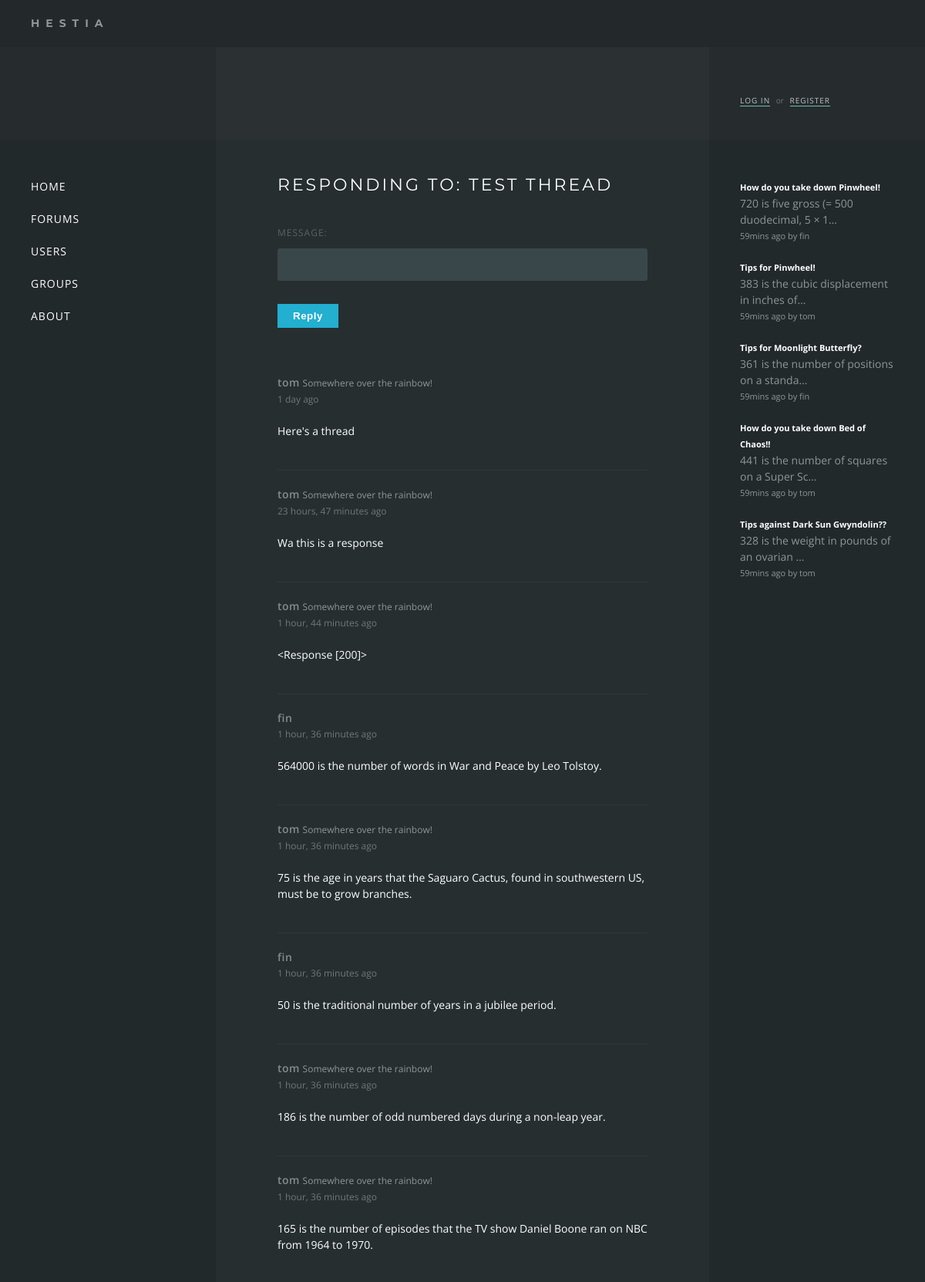
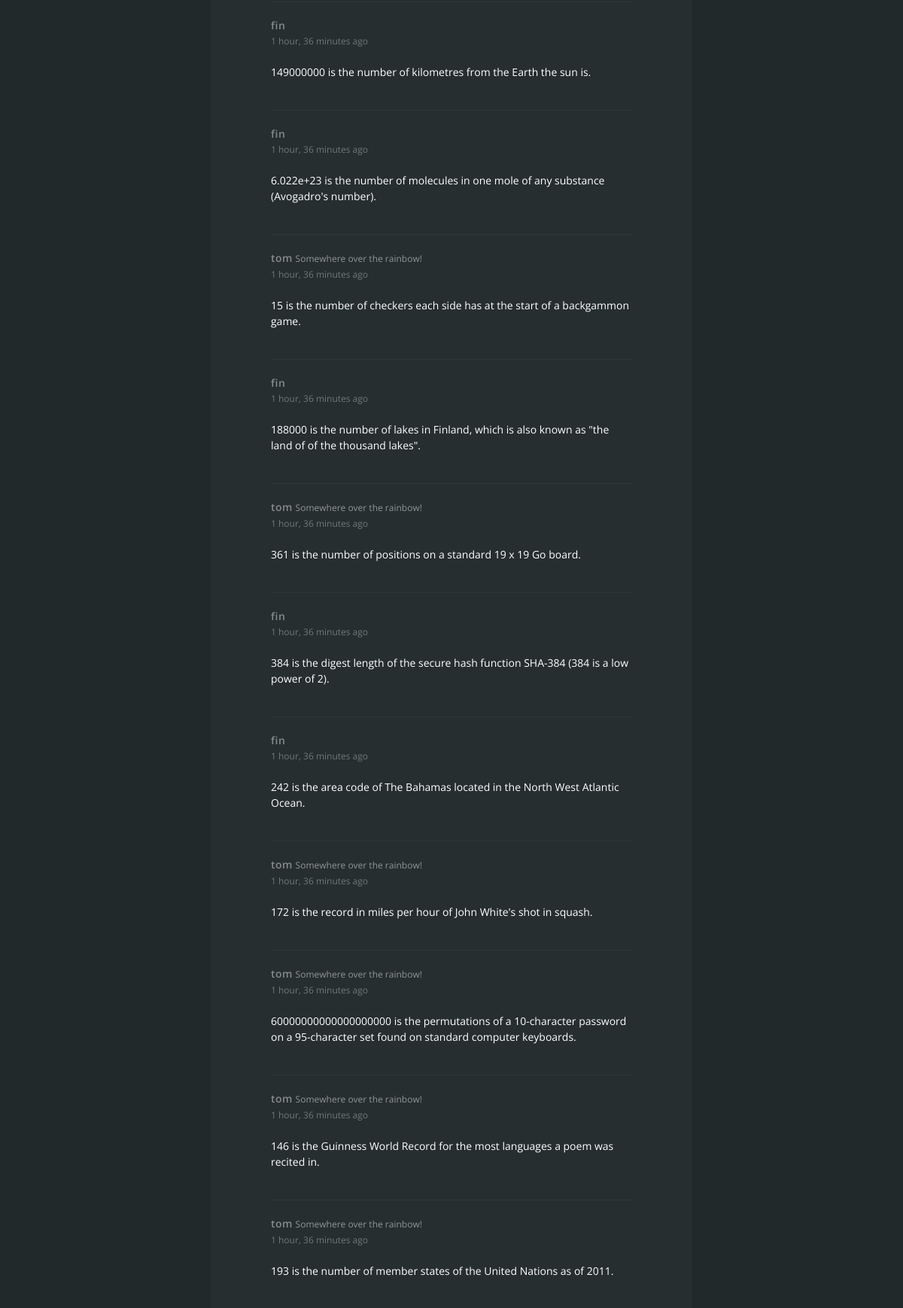
Page /forums/14/respond/ (upper part) on the committed database (2 pictures, top to bottom).
### forums/models.py (models this page shows, shortened)
class Thread(models.Model):
    title = models.CharField(max_length=200)
    message = models.CharField(max_length=200)
    posted = models.DateTimeField('date posted')
    poster = models.ForeignKey(settings.AUTH_USER_MODEL, null=True)
    def was_posted_recently(self):
    	now = timezone.now()
    	return now - datetime.timedelta(days=1) <= self.posted <= now
    was_posted_recently.posted  = True
    was_posted_recently.boolean = True
    was_posted_recently.short_description = 'Published recently?'

class Response(models.Model):
    thread = models.ForeignKey(Thread, on_delete=models.CASCADE)
    poster = models.ForeignKey(settings.AUTH_USER_MODEL)
    message = models.CharField(max_length=200)
    posted = models.DateTimeField('date posted')

### users/models.py (models this page shows, shortened)
class Profile(models.Model):
    user = models.OneToOneField(User)
    location = models.CharField(max_length=140, blank=True)
    description = models.CharField(max_length=255, blank=True)
    icon = models.ImageField(upload_to='static/icons', default='static/icons/aurora.png')

### forums/views.py (the view)
# urls.py: url(r'^(?P<thread_id>[0-9]+)/respond/$', views.respond, name='respond'),
def respond(request, thread_id):
    thread = get_object_or_404(Thread, pk=thread_id)
    if request.method == "POST":
        form = ResponseForm(request.POST, request.FILES)
        if form.is_valid():
            if request.user.is_authenticated():
                user = request.user
            response = thread.response_set.create(message = request.POST.get('message'), posted = datetime.now(), poster = user)
            response.save()
            return HttpResponseRedirect('/forums/' + thread_id)
        else:
            return render(request, 'forums/respond.html', {'thread':thread, 'form': form})
    else:
        form = ResponseForm()
        return render(request, 'forums/respond.html', {'thread':thread, 'form': form})

### forums/forms.py
class ResponseForm(forms.Form):
    message = forms.CharField(min_length=10)

### forums/templates/forums/respond.html (shortened to what this page needs)
{% extends "base.html" %}
{% block content %}
<div class="thread">
	<h1>{% block title %}Responding to: {{ thread.title }}{% endblock %}</h1>
	<div class="respond">
		<form action="/forums/{{ thread.id }}/respond/" method="post" novalidate>
		{{ form }}
		<button type="submit" class="button button-primary">Reply</button>
		</form>
	</div>
	<div class="first">
		<div class="poster">
			<div class="name">{{ thread.poster }}</div>
			<div class="location">{{ thread.poster.profile.location }}</div>
		</div>
		<div class="time">{{ thread.posted|timesince }} ago</div>
		<div class="post">{{ thread.message }}</div>
	</div>
	<div class="responses">
		{% for response in thread.response_set.all %}
		<div class="response">
			<div class="poster">
				<div class="name">{{ response.poster }}</div>
				<div class="location">{{ response.poster.profile.location }}</div>
			</div>
			<div class="time">{{ response.posted|timesince }} ago</div>
			<div class="post">{{ response.message }}</div>
		</div>
		{% endfor %}
	</div>
</div>
{% endblock %}

### templates/base.html (shortened to what this page needs)
{% load static %}
{% load timesinceshort %}
<!DOCTYPE html>
<html>
<head>
	<link rel="stylesheet" type="text/css" href="{% static 'forums/style.css' %}" />
</head>
<body>
<div class="wrapper">
	<div class="header"><div class="title">Hestia</div></div>
	<div class="hero">
		<div class="box sidebar">
		</div>
		<div class="box content">
		</div>
		<div class="box sidebar auth">
		{% if user.is_authenticated %}
			<div class="name">Hello, <a href="/users/profile/{{ user.username }}">{{ user.username }}</a></div>
			<a href="/users/logout">Log out</a>
		{% else %}
			<a href="/users/login">Log in</a> <span>or</span> <a href="/users/register">Register</a>
		{% endif %}
		</div>
	</div>
	<div class="main">
		<div class="box sidebar">
			<nav>
			<ul>
			<li><a href="/">Home</a></li>
			<li><a href="/forums">Forums</a></li>
			<li><a href="/users">Users</a></li>
			<li><a href="/groups">Groups</a></li>
			<li><a href="/about">About</a></li>
			</ul>
			</nav>
		</div>
		<div class="box content">
			{% block content %}{% endblock %}
		</div>
		<div class="box sidebar">
			<div class="recent-responses">
				{% for recent_response in request.recent_responses %}
				<div class="response">
					<a href="/forums/{{ recent_response.thread.id }}">
						<div class="text-small"><b>{{ recent_response.thread.title }}</b></div>
						{{ recent_response.message|truncatechars:43 }}
						<div class="text-small">{{ recent_response.posted|timesinceshort }} ago by {{ recent_response.poster.username }}</div>
					</a>
				</div>
				{% endfor %}
			</div>
		</div>
	</div>
</div>
</body>
</html>

### forums/static/forums/style.css (style rules this page uses)
* { margin:0; padding:0; }
html, body { height: 100%; }
body { font-family: 'Open Sans', sans-serif; background: #2F3838; color: #909696; font-size: 14px; line-height: 1.5em; }
a { color: #909696; }
h1 { color: #FFF; font-family: 'Montserrat', sans-serif; font-size: 22px; text-transform: uppercase; letter-spacing: 3px; font-weight: normal; margin-bottom: 40px; }
li { list-style-type: none; line-height: 1.7em; }
.text-small { font-size: 11px; }
.wrapper { display: table; width: 100%; }
.header { font-family: 'Montserrat', sans-serif; display: table-row; height: 1px; background: #23282A; }
.header .title { padding: 20px; padding-left: 40px; text-transform: uppercase; letter-spacing: 8px; font-weight: bold; }
.main { height: 100%; min-height: 900px; display: table; width: 100%; background: #262E30; }
.main .sidebar { width: 200px; background: #22292B; }
.hero { height: 120px; display: table; width: 100%; background: #2B3133; }
.hero .sidebar { width: 200px; background: rgba(34, 41, 43, 0.5); }
.box { display: table-cell; padding: 40px; }
.content { padding: 40px 80px; }
nav li { font-size: 14px; list-style-type: none; line-height: 3em; text-transform: uppercase; letter-spacing: 1px; }
nav li a { text-decoration: none; color: #FFF; padding: 1px 0; }
.auth { vertical-align: bottom; font-size: 10px; }
.auth span { opacity: 0.7; padding: 0 5px; }
.auth > a { text-decoration: none; text-transform: uppercase; color: #FFF; border-bottom: 1px solid #8CFEE6; letter-spacing: 1px; opacity: 0.7; }
input, textarea { width: 100%; display: block; background: rgb(58, 71, 74); border: none; color: #FFF; padding: 10px 15px; font-size: 16px; font-family: inherit; margin: 10px 0; box-sizing: border-box; border-radius: 3px; }
.button-primary { background: #22afd0; padding: 8px 20px; border: 0; color: #FFF; font-weight: bold; letter-spacing: 0.5px; margin-top: 20px; display: inline-block; margin: 20px 0; }
label { opacity: 0.5; text-transform: uppercase; letter-spacing: 1px; font-size: 12px; }
.recent-responses .response { margin-bottom: 20px; word-break: break-word; }
.recent-responses a { text-decoration: none; }
.recent-responses .text-small b { color: #FFF; }
.poster .name { display: inline-block; font-weight: 600; letter-spacing: 0.5px; opacity: 0.9; }
.poster .location { font-size: 12px; display: inline-block; }
.thread .response { margin-top: 40px; border-top: 1px solid #2F3838; padding-top: 20px; }
.thread .time { font-size: 12px; opacity: 0.7; }
.thread .post { padding-top: 20px; color: #FFF; }
h1 + .respond { border-top: 0; margin-top: 0; padding-top: 0; }
.respond { border-top: 1px solid rgb(58, 71, 74); margin-top: 20px; padding-top: 20px; padding-bottom: 40px; }

### rows in the picture
Thread: title "TEST THREAD", poster "tom", poster.profile.location "Somewhere over the rainbow!", posted "1 day", message "Here's a thread"
Response: poster "tom", poster.profile.location "Somewhere over the rainbow!", posted "23 hours, 47 minutes", message "Wa this is a response"
Response: poster "tom", poster.profile.location "Somewhere over the rainbow!", posted "1 hour, 44 minutes", message "<Response [200]>"
Response: poster "fin", posted "1 hour, 36 minutes", message "564000 is the number of words in War and Peace by Leo Tolstoy."
Response: poster "tom", poster.profile.location "Somewhere over the rainbow!", posted "1 hour, 36 minutes", message "75 is the age in years that the Saguaro Cactus, found in southwestern US, must be to grow branches."
Response: poster "fin", posted "1 hour, 36 minutes", message "50 is the traditional number of years in a jubilee period."
Response: poster "tom", poster.profile.location "Somewhere over the rainbow!", posted "1 hour, 36 minutes", message "186 is the number of odd numbered days during a non-leap year."
Response: poster "tom", poster.profile.location "Somewhere over the rainbow!", posted "1 hour, 36 minutes", message "165 is the number of episodes that the TV show Daniel Boone ran on NBC from 1964 to 1970."
Response: poster "fin", posted "1 hour, 36 minutes", message "149000000 is the number of kilometres from the Earth the sun is."
Response: poster "fin", posted "1 hour, 36 minutes", message "6.022e+23 is the number of molecules in one mole of any substance (Avogadro's number)."
Response: poster "tom", poster.profile.location "Somewhere over the rainbow!", posted "1 hour, 36 minutes", message "15 is the number of checkers each side has at the start of a backgammon game."
Response: poster "fin", posted "1 hour, 36 minutes", message "188000 is the number of lakes in Finland, which is also known as \"the land of of the thousand lakes\"."
Response: poster "tom", poster.profile.location "Somewhere over the rainbow!", posted "1 hour, 36 minutes", message "361 is the number of positions on a standard 19 x 19 Go board."
Response: poster "fin", posted "1 hour, 36 minutes", message "384 is the digest length of the secure hash function SHA-384 (384 is a low power of 2)."
Response: poster "fin", posted "1 hour, 36 minutes", message "242 is the area code of The Bahamas located in the North West Atlantic Ocean."
Response: poster "tom", poster.profile.location "Somewhere over the rainbow!", posted "1 hour, 36 minutes", message "172 is the record in miles per hour of John White's shot in squash."
Response: poster "tom", poster.profile.location "Somewhere over the rainbow!", posted "1 hour, 36 minutes", message "60000000000000000000 is the permutations of a 10-character password on a 95-character set found on standard computer keyboards."
Response: poster "tom", poster.profile.location "Somewhere over the rainbow!", posted "1 hour, 36 minutes", message "146 is the Guinness World Record for the most languages a poem was recited in."
Response: poster "tom", poster.profile.location "Somewhere over the rainbow!", posted "1 hour, 36 minutes", message "193 is the number of member states of the United Nations as of 2011."
Response: thread "How do you take down Pinwheel!", message "720 is five gross (= 500 duodecimal, 5 × 1…", posted "59mins", poster.username "fin"
Response: thread "Tips for Pinwheel!", message "383 is the cubic displacement in inches of…", posted "59mins", poster.username "tom"
Response: thread "Tips for Moonlight Butterfly?", message "361 is the number of positions on a standa…", posted "59mins", poster.username "fin"
Response: thread "How do you take down Bed of Chaos!!", message "441 is the number of squares on a Super Sc…", posted "59mins", poster.username "tom"
Response: thread "Tips against Dark Sun Gwyndolin??", message "328 is the weight in pounds of an ovarian …", posted "59mins", poster.username "tom"
